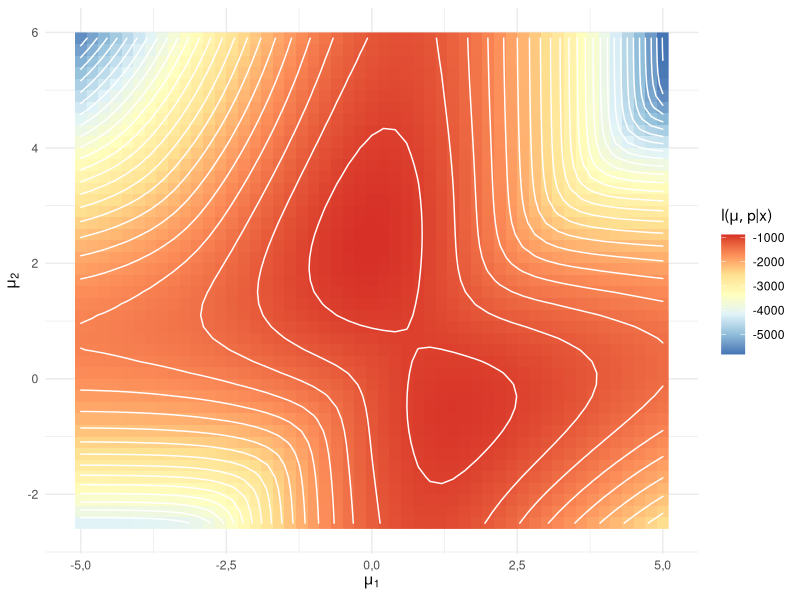
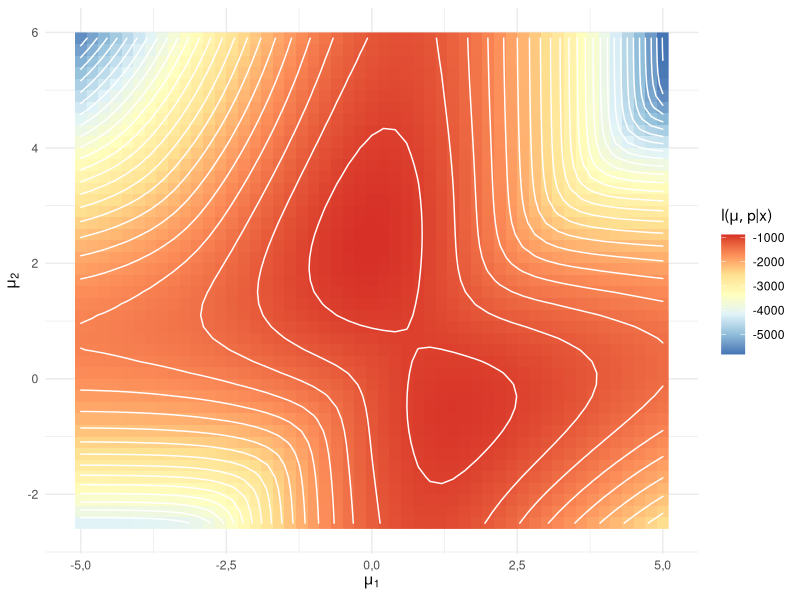

Write R code to recreate these figures, in order.
## ---- chunk 1
knitr::opts_chunk$set(
  echo = TRUE, message = FALSE, warning = FALSE,
  #engine.path = list(r = '', pyton = ''), 
  tidy = "formatR", tidy.opts = list(width.cutoff = 60), #tidy = "styler", 
  fig.align = "center", fig.height = 3, fig.width = 5
  )
options(
  digits = 3, 
  OutDec = ",", 
  scipen = 4, 
  xtable.comment = FALSE
  )
## ---- chunk 2
library(dplyr)
library(ggplot2)
library(purrr)
# library(metR) - geom_text_contour()
## ---- chunk 3
rz <- function(n, k, p) {
  sample(1:k, n, replace = TRUE, p)
}

rmixnorm <- function(n, mean = list(0, 0), p = list(0.5, 0.5), sd = list(1, 1)) {
  if (length(mean) != length(p) || length(sd) != length(p)) stop("Tamanhos de mean, p e sd diferem")
  if (sum(unlist(p)) != 1) stop("Probabilidades de p não somam 1")
  
  z <- rz(n, length(p), p)
  c(rnorm(sum(z == 1), mean[[1]], sd[[1]]), rnorm(sum(z == 2), mean[[2]], sd[[2]]))
}

logmixnorm <- function(x, mean = list(0, 0), p = list(0.5, 0.5), sd = list(1, 1)) {
  if (length(mean) != length(p) || length(sd) != length(p)) stop("Tamanhos de mean, p e sd diferem")
  if (sum(unlist(p)) != 1) stop("Probabilidades de p não somam 1")
  
  sum(log(p[[1]]*dnorm(x, mean[[1]], 1) + p[[2]]*dnorm(x, mean[[2]], 1)))
}

logmixnorm_complete <- function(x, z, mean = list(0, 0), p = list(0.5, 0.5), sd = list(1, 1)) {
  if (length(x) != length(z) || length(mean) != length(p) || length(sd) != length(p)) stop("Tamanhos diferem")
  if (sum(unlist(p)) != 1) stop("Probabilidades de p não somam 1")
  
  sum(purrr::map2_dbl(
    as_vector(x), as_vector(z),
    function(x, z) log(p[[z]]) + dnorm(x, mean[[z]], sd[[z]], log = TRUE)
    ))
  
  # sum <- 0
  # for (i in 1:n) {
  #   sum <- sum + log(p[[z[i]]]) + dnorm(x[i], mean[[z[i]]], sd[[z[i]]], log = TRUE)
  # }
  # sum
}
## ---- chunk 4
n <- 500
mean <- list(0, 2.5)
p <- list(0.7, 0.3)
set.seed(42)
x <- rmixnorm(n, mean, p)

grid_space <- 0.2
grid <- expand.grid(
  mu1 = seq(from = -5, to = 5, by = grid_space), 
  mu2 = seq(from = -2.5, to = 6, by = grid_space)
  )
grid$log <- map2_dbl(grid$mu1, grid$mu2, function(mu1, mu2) logmixnorm(x, c(mu1, mu2), p))

ggplot(grid, aes(x = mu1, y = mu2, z = log)) + 
  geom_raster(aes(fill = log)) + 
  geom_contour(lineend = "round", linejoin = "round", binwidth = 200, col = "white") + 
  scale_fill_distiller(palette = "RdYlBu") + 
  labs(x = expression(mu[1]), y = expression(mu[2]), fill = expression(paste("l(", list(mu, p), "|", x, ")"))) + 
  theme_minimal()
## ---- chunk 5
ggplot(grid, aes(x = mu1, y = mu2, z = log)) + 
  geom_raster(aes(fill = log)) + 
  geom_contour(lineend = "round", linejoin = "round", binwidth = 200, col = "white") + 
  scale_fill_distiller(palette = "RdYlBu") + 
  labs(x = expression(mu[1]), y = expression(mu[2]), fill = expression(paste("l(", list(mu, p), "|", x, ")"))) + 
  theme_minimal()
## ---- chunk 6

